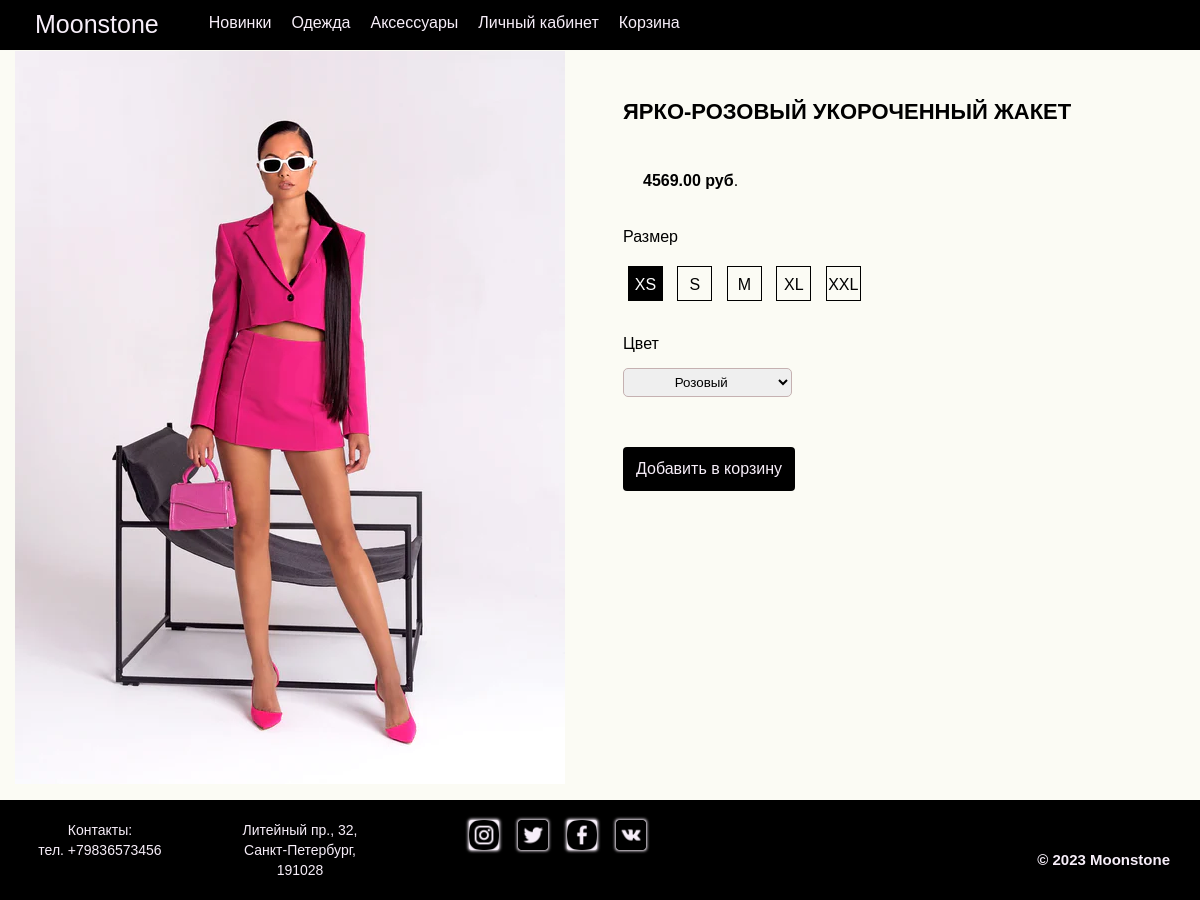
Page /product/24/ on the committed database.
### shop/models.py (models this page shows, shortened)
class Product(models.Model):
    CATEGORY_CHOICES = (
        ('clothing', 'Clothing'),
        ('accessories', 'Accessories'),
    )
    category = models.CharField(max_length=20, choices=CATEGORY_CHOICES, default='Clothing', null=True)
    name = models.CharField(max_length=255)
    description = models.TextField()
    price = models.DecimalField(max_digits=10, decimal_places=2)
    image = models.ImageField(upload_to='product_images')
    colors = models.ManyToManyField(Color)
    sizes = models.ManyToManyField(Size)
    class Meta:
        ordering = ['-id']

class Size(models.Model):
    name = models.CharField(max_length=20)

### shop/views.py (the view)
# urls.py: path('product/<int:id>/', views.product_detail, name='product_detail'),
def product_detail(request, id):
    product = get_object_or_404(Product, id=id)
    colors = product.colors.all()
    sizes = product.sizes.all()
    context = {
        'product': product,
        'colors': colors,
        'sizes': sizes
    }
    return render(request, 'shop/product_detail.html', context)

### templates/shop/product_detail.html (shortened to what this page needs)
{% extends 'shop/base.html' %}
{% load static %}
{% block content %}
<main class="main">
  <div class="detail__body">
    <div class="detail__row">
      <div class="detail">
        <div class="detail__image">
          <img src="{{ product.image.url }}" alt="{{ product.name }}">
        </div>
      </div>
      <div class="detail">
        <div class="detail__name">
          <h1 style="text-transform: uppercase;">{{ product.name }}</h1>
        </div>
        <div class="detail__price">
          <p><strong>{{ product.price }} руб</strong>.</p>
        </div>
        <div class="detail__form">
          <label>Размер</label><br><br>
          <div class="sizes">
            {% for size in sizes %}
              <label for="size_{{ size.name }}" class="size-btn">{{ size.name }}</label>
            {% endfor %}
          </div>
        </div>
        <div class="detail__form">
              <label for="id_color">Цвет</label><br><br>
              <select name="color" id="id_color">
                {% for color in colors %}
                <option value="{{ color.name }}">{{ color.name }}</option>
                {% endfor %}
              </select>
        </div>
        <button type="submit" class="btn btn-primary add-to-cart-btn">Добавить в корзину</button>
      </div>
    </div>
  </div>
</main>
{% endblock %}

### static/css/style.css (style rules this page uses)
* { padding: 0; margin: 0; border: 0; }
*, *:before, *:after { -moz-box-sizing: border-box; -webkit-box-sizing: border-box; box-sizing: border-box; }
html, body { height: 100%; width: 100%; font-size: 100%; line-height: 1; font-size: 14px; -ms-text-size-adjust: 100%; -moz-text-size-adjust: 100%; -webkit-text-size-adjust: 100%; }
input, button, textarea { font-family: inherit; }
button { cursor: pointer; }
img { vertical-align: top; }
h1, h2, h3, h4, h5, h6 { font-size: inherit; font-weight: 400; }
body { font-family: 'Gilroy-Medium', sans-serif; min-height: 100vh; height: 100%; }
main { max-width: 100%; min-height: calc(100vh); background-color: #FBFBF4; }
.detail__body { padding-top: 50px; padding-bottom: 10px; position: relative; }
.detail__row { display: flex; flex-wrap: wrap; justify-content: space-between; }
.detail { width: calc(50% - 10px); height: auto; margin: 1px; vertical-align: top; text-align: left; box-sizing: border-box; position: relative; padding-left: 1em; padding-right: 1em; }
.detail__image img { max-width: 100%; height: auto; object-fit: cover; }
.detail button { padding: 13px; border-radius: 4px; background-color: #000000; color: #f7eef9; font-size: 16px; margin-top: 20px; }
.detail__name h1 { font-weight: 700; font-size: 22px; margin-bottom: 20px; }
.detail__name { margin-top: 50px; font-size: 16px; }
.detail__price { margin: 20px; padding: 20px 0; font-size: 16px; }
.detail__form { font-size: 16px; margin: 10px 0 10px 0; padding-bottom: 20px; }
.detail__form input[type="number"], .detail__form select { width: 30%; padding: 5px 10px; border: 1px solid #c5b1b1; border-radius: 5px; text-align: center; }
.size-btn { display: inline-block; width: 35px; height: 35px; line-height: 35px; text-align: center; margin: 5px; cursor: pointer; border: 1px solid #000; transition: background-color 0.3s; }
input[type="radio"]:checked + label.size-btn { background-color: #000; color: white; }

### rows in the picture
Product: image (picture), name "ЯРКО-РОЗОВЫЙ УКОРОЧЕННЫЙ ЖАКЕТ", price "4569.00"
Size: name "XS"
Size: name "S"
Size: name "M"
Size: name "XL"
Size: name "XXL"

### other values in the picture
form field color "Розовый"
